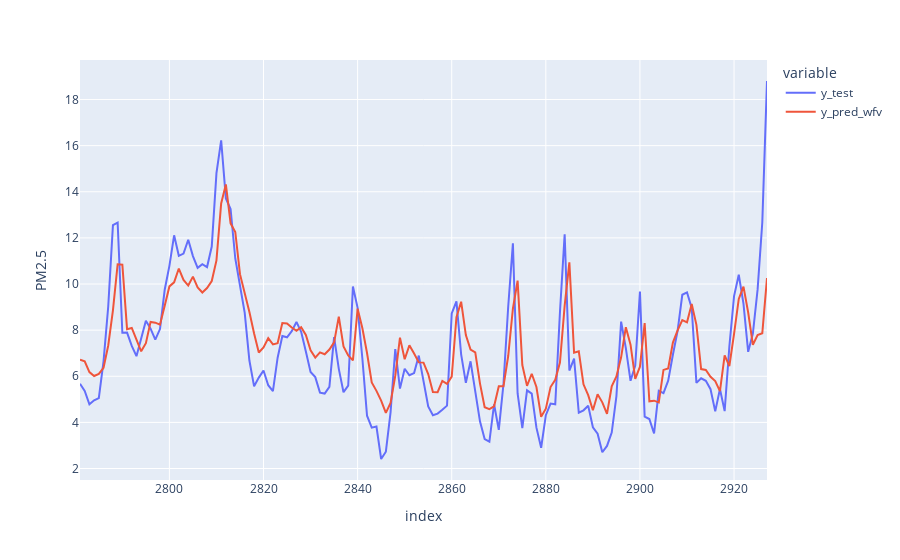

Notebook code for this chart:
### Code cell
df_pred_test = pd.DataFrame(
    {"y_test": y_test.squeeze(), "y_pred_wfv": y_pred_wfv}

)

fig = px.line(df_pred_test, labels={"value":"PM2.5"})
fig.show()

### Figure 1 — Plotly figure (JSON) as saved in the notebook; plotly's stock layout.template omitted (floating-point values rounded to 4 significant figures; data arrays with more than 128 entries replaced by an {"elided": "..."} marker saying what was removed)
{"data": [{"hovertemplate": "variable=y_test<br>index=%{x}<br>PM2.5=%{y}<extra></extra>", "legendgroup": "y_test", "line": {"color": "#636efa", "dash": "solid"}, "marker": {"symbol": "circle"}, "mode": "lines", "name": "y_test", "orientation": "v", "showlegend": true, "type": "scatter", "x": {"elided": "147 int values"}, "xaxis": "x", "y": {"elided": "147 float values"}, "yaxis": "y"}, {"hovertemplate": "variable=y_pred_wfv<br>index=%{x}<br>PM2.5=%{y}<extra></extra>", "legendgroup": "y_pred_wfv", "line": {"color": "#EF553B", "dash": "solid"}, "marker": {"symbol": "circle"}, "mode": "lines", "name": "y_pred_wfv", "orientation": "v", "showlegend": true, "type": "scatter", "x": {"elided": "147 int values"}, "xaxis": "x", "y": {"elided": "147 float values"}, "yaxis": "y"}], "layout": {"legend": {"title": {"text": "variable"}, "tracegroupgap": 0}, "margin": {"t": 60}, "xaxis": {"anchor": "y", "domain": [0, 1], "title": {"text": "index"}}, "yaxis": {"anchor": "x", "domain": [0, 1], "title": {"text": "PM2.5"}}}}
